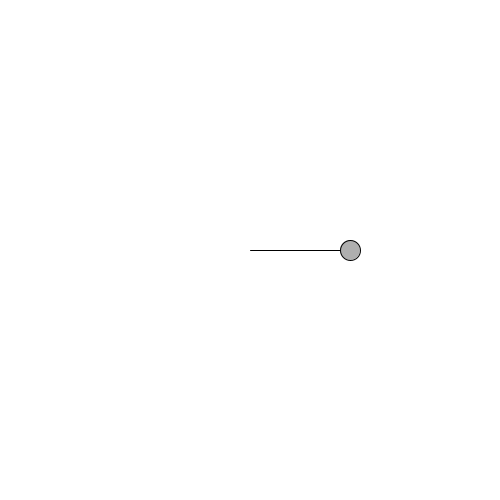
Frame 1 (no input)
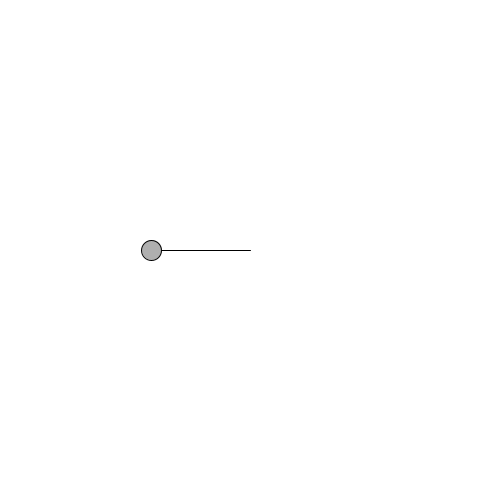
Frame 60 (the mouse pressed at the canvas centre just before this capture)
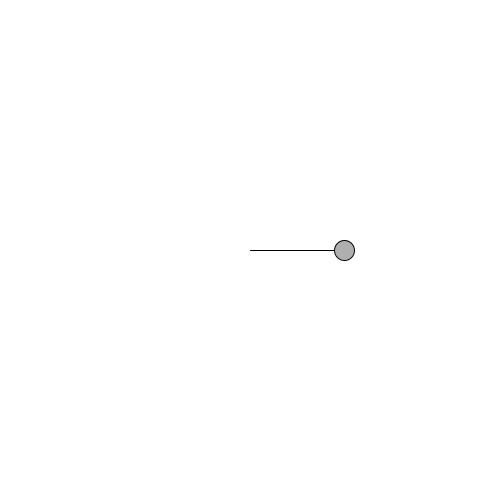
Frame 120 (the mouse held since frame 60 and released just before this capture)

The Processing sketch that drew these frames (run headless with seeded random() and noise(); from frame 60 on, the mouse is pressed at the canvas centre):

// Processing sketch: oscillationAngularVelocity
// ── oscillationAngularVelocity.pde
float angle = 0;
float aVelocity = 0.05;

void setup() {
  size(500, 500);
}

void draw() {
  background(255);
  
  float amplitude = 100;
  float x = amplitude * cos(angle);
  angle += aVelocity;
  
  ellipseMode(CENTER);
  stroke(0);
  fill(175);
  translate(width/2, height/2);
  line(0, 0, x, 0);
  ellipse(x, 0, 20, 20);
}
